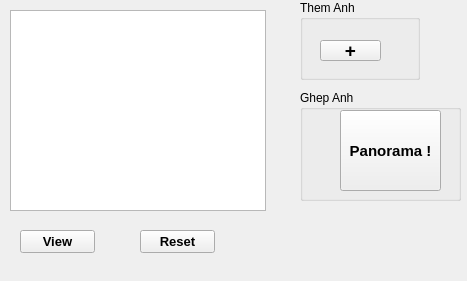
<?xml version="1.0" encoding="UTF-8"?>
<ui version="4.0">
 <class>MainWindow</class>
 <widget class="QMainWindow" name="MainWindow">
  <property name="geometry">
   <rect>
    <x>0</x>
    <y>0</y>
    <width>467</width>
    <height>281</height>
   </rect>
  </property>
  <property name="windowTitle">
   <string>MainWindow</string>
  </property>
  <widget class="QWidget" name="centralwidget">
   <widget class="QListWidget" name="list_image">
    <property name="geometry">
     <rect>
      <x>10</x>
      <y>10</y>
      <width>256</width>
      <height>201</height>
     </rect>
    </property>
   </widget>
   <widget class="QPushButton" name="bt_view">
    <property name="geometry">
     <rect>
      <x>20</x>
      <y>230</y>
      <width>75</width>
      <height>23</height>
     </rect>
    </property>
    <property name="font">
     <font>
      <pointsize>10</pointsize>
      <weight>75</weight>
      <bold>true</bold>
     </font>
    </property>
    <property name="text">
     <string>View</string>
    </property>
   </widget>
   <widget class="QGroupBox" name="groupBox">
    <property name="geometry">
     <rect>
      <x>300</x>
      <y>0</y>
      <width>120</width>
      <height>80</height>
     </rect>
    </property>
    <property name="title">
     <string>Them Anh</string>
    </property>
    <widget class="QPushButton" name="bt_image">
     <property name="geometry">
      <rect>
       <x>20</x>
       <y>40</y>
       <width>61</width>
       <height>21</height>
      </rect>
     </property>
     <property name="font">
      <font>
       <pointsize>14</pointsize>
       <weight>75</weight>
       <bold>true</bold>
      </font>
     </property>
     <property name="text">
      <string>+</string>
     </property>
     <property name="default">
      <bool>false</bool>
     </property>
    </widget>
   </widget>
   <widget class="QGroupBox" name="groupBox_2">
    <property name="geometry">
     <rect>
      <x>300</x>
      <y>90</y>
      <width>161</width>
      <height>111</height>
     </rect>
    </property>
    <property name="title">
     <string>Ghep Anh</string>
    </property>
    <widget class="QPushButton" name="bt_panorama">
     <property name="geometry">
      <rect>
       <x>40</x>
       <y>20</y>
       <width>101</width>
       <height>81</height>
      </rect>
     </property>
     <property name="font">
      <font>
       <pointsize>11</pointsize>
       <weight>75</weight>
       <bold>true</bold>
      </font>
     </property>
     <property name="text">
      <string>Panorama !</string>
     </property>
    </widget>
   </widget>
   <widget class="QPushButton" name="bt_reset">
    <property name="geometry">
     <rect>
      <x>140</x>
      <y>230</y>
      <width>75</width>
      <height>23</height>
     </rect>
    </property>
    <property name="font">
     <font>
      <pointsize>10</pointsize>
      <weight>75</weight>
      <bold>true</bold>
     </font>
    </property>
    <property name="text">
     <string>Reset</string>
    </property>
   </widget>
  </widget>
 </widget>
 <resources/>
 <connections/>
</ui>
